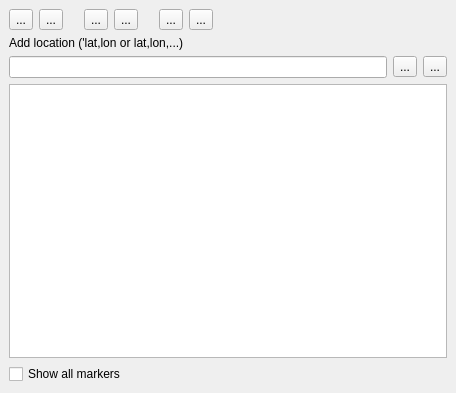
<?xml version="1.0" encoding="UTF-8"?>
<ui version="4.0">
 <class>MultiLocationZoom</class>
 <widget class="QgsDockWidget" name="MultiLocationZoom">
  <property name="geometry">
   <rect>
    <x>0</x>
    <y>0</y>
    <width>456</width>
    <height>393</height>
   </rect>
  </property>
  <property name="windowTitle">
   <string>Multi-Location Zoom</string>
  </property>
  <widget class="QWidget" name="dockWidgetContents">
   <layout class="QVBoxLayout" name="verticalLayout">
    <item>
     <layout class="QHBoxLayout" name="horizontalLayout">
      <item>
       <widget class="QToolButton" name="openButton">
        <property name="toolTip">
         <string>Open Location List</string>
        </property>
        <property name="text">
         <string>...</string>
        </property>
        <property name="popupMode">
         <enum>QToolButton::InstantPopup</enum>
        </property>
        <property name="autoRaise">
         <bool>false</bool>
        </property>
       </widget>
      </item>
      <item>
       <widget class="QToolButton" name="saveButton">
        <property name="toolTip">
         <string>Save Location List</string>
        </property>
        <property name="text">
         <string>...</string>
        </property>
       </widget>
      </item>
      <item>
       <spacer name="horizontalSpacer_2">
        <property name="orientation">
         <enum>Qt::Horizontal</enum>
        </property>
        <property name="sizeType">
         <enum>QSizePolicy::Fixed</enum>
        </property>
        <property name="sizeHint" stdset="0">
         <size>
          <width>15</width>
          <height>20</height>
         </size>
        </property>
       </spacer>
      </item>
      <item>
       <widget class="QToolButton" name="removeButton">
        <property name="toolTip">
         <string>Delete Selected Location</string>
        </property>
        <property name="text">
         <string>...</string>
        </property>
       </widget>
      </item>
      <item>
       <widget class="QToolButton" name="clearAllButton">
        <property name="toolTip">
         <string>Clear All Locations</string>
        </property>
        <property name="text">
         <string>...</string>
        </property>
       </widget>
      </item>
      <item>
       <spacer name="horizontalSpacer_3">
        <property name="orientation">
         <enum>Qt::Horizontal</enum>
        </property>
        <property name="sizeType">
         <enum>QSizePolicy::Fixed</enum>
        </property>
        <property name="sizeHint" stdset="0">
         <size>
          <width>15</width>
          <height>20</height>
         </size>
        </property>
       </spacer>
      </item>
      <item>
       <widget class="QToolButton" name="createLayerButton">
        <property name="toolTip">
         <string>Create Vector Layer From Location List</string>
        </property>
        <property name="text">
         <string>...</string>
        </property>
       </widget>
      </item>
      <item>
       <widget class="QToolButton" name="optionsButton">
        <property name="toolTip">
         <string>Show Style Settings</string>
        </property>
        <property name="text">
         <string>...</string>
        </property>
       </widget>
      </item>
      <item>
       <spacer name="horizontalSpacer">
        <property name="orientation">
         <enum>Qt::Horizontal</enum>
        </property>
        <property name="sizeHint" stdset="0">
         <size>
          <width>40</width>
          <height>20</height>
         </size>
        </property>
       </spacer>
      </item>
     </layout>
    </item>
    <item>
     <widget class="QLabel" name="label">
      <property name="text">
       <string>Add location ('lat,lon or lat,lon,...)</string>
      </property>
     </widget>
    </item>
    <item>
     <layout class="QHBoxLayout" name="horizontalLayout_3">
      <item>
       <widget class="QLineEdit" name="addLineEdit"/>
      </item>
      <item>
       <widget class="QToolButton" name="addButton">
        <property name="toolTip">
         <string>Add Location</string>
        </property>
        <property name="text">
         <string>...</string>
        </property>
       </widget>
      </item>
      <item>
       <widget class="QToolButton" name="coordCaptureButton">
        <property name="toolTip">
         <string>Capture coordinates by clicking on map</string>
        </property>
        <property name="text">
         <string>...</string>
        </property>
        <property name="checkable">
         <bool>true</bool>
        </property>
       </widget>
      </item>
     </layout>
    </item>
    <item>
     <widget class="QTableWidget" name="resultsTable"/>
    </item>
    <item>
     <widget class="QCheckBox" name="showAllCheckBox">
      <property name="text">
       <string>Show all markers</string>
      </property>
     </widget>
    </item>
   </layout>
  </widget>
 </widget>
 <customwidgets>
  <customwidget>
   <class>QgsDockWidget</class>
   <extends>QDockWidget</extends>
   <header>qgis.gui</header>
   <container>1</container>
  </customwidget>
 </customwidgets>
 <resources/>
 <connections/>
</ui>
